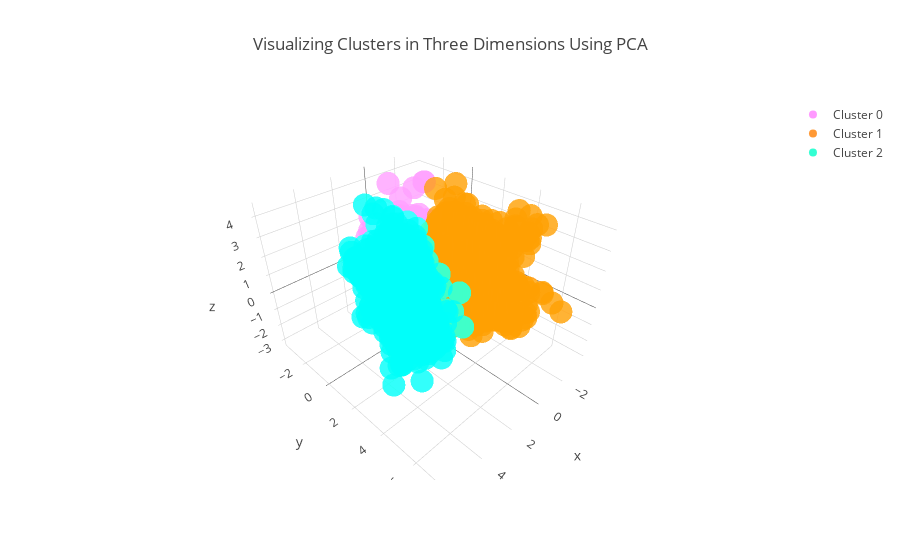

Notebook source saved alongside this figure:
### Markdown cell above
This last plot below displays our clusters on the three *principal components* created for 3-D visualization:

### Code cell
#Instructions for building the 3-D plot

#trace1 is for 'Cluster 0'
trace1 = go.Scatter3d(
                    x = cluster0["PC1_3d"],
                    y = cluster0["PC2_3d"],
                    z = cluster0["PC3_3d"],
                    mode = "markers",
                    name = "Cluster 0",
                    marker = dict(color = 'rgba(255, 128, 255, 0.8)'),
                    text = None)

#trace2 is for 'Cluster 1'
trace2 = go.Scatter3d(
                    x = cluster1["PC1_3d"],
                    y = cluster1["PC2_3d"],
                    z = cluster1["PC3_3d"],
                    mode = "markers",
                    name = "Cluster 1",
                    marker = dict(color = 'rgba(255, 128, 2, 0.8)'),
                    text = None)

#trace3 is for 'Cluster 2'
trace3 = go.Scatter3d(
                    x = cluster2["PC1_3d"],
                    y = cluster2["PC2_3d"],
                    z = cluster2["PC3_3d"],
                    mode = "markers",
                    name = "Cluster 2",
                    marker = dict(color = 'rgba(0, 255, 200, 0.8)'),
                    text = None)

data = [trace1, trace2, trace3]

title = "Visualizing Clusters in Three Dimensions Using PCA"

layout = dict(title = title,
              xaxis= dict(title= 'PC1',ticklen= 5,zeroline= False),
              yaxis= dict(title= 'PC2',ticklen= 5,zeroline= False)
             )

fig = dict(data = data, layout = layout)

iplot(fig)

### Figure 1 — Plotly figure (JSON) as saved in the notebook; plotly's stock layout.template omitted (floating-point values rounded to 4 significant figures; data arrays with more than 128 entries replaced by an {"elided": "..."} marker saying what was removed)
{"data": [{"marker": {"color": "rgba(255, 128, 255, 0.8)"}, "mode": "markers", "name": "Cluster 0", "x": {"elided": "2100 float values"}, "y": {"elided": "2100 float values"}, "z": {"elided": "2100 float values"}, "type": "scatter3d", "uid": "5d506156-a419-11ef-a86c-2b8ada641958"}, {"marker": {"color": "rgba(255, 128, 2, 0.8)"}, "mode": "markers", "name": "Cluster 1", "x": {"elided": "1511 float values"}, "y": {"elided": "1511 float values"}, "z": {"elided": "1511 float values"}, "type": "scatter3d", "uid": "5d50646c-a419-11ef-a86c-2b8ada641958"}, {"marker": {"color": "rgba(0, 255, 200, 0.8)"}, "mode": "markers", "name": "Cluster 2", "x": {"elided": "1389 float values"}, "y": {"elided": "1389 float values"}, "z": {"elided": "1389 float values"}, "type": "scatter3d", "uid": "5d5065ca-a419-11ef-a86c-2b8ada641958"}], "layout": {"title": "Visualizing Clusters in Three Dimensions Using PCA", "xaxis": {"ticklen": 5, "title": "PC1", "zeroline": false}, "yaxis": {"ticklen": 5, "title": "PC2", "zeroline": false}}}
